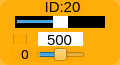
    <widget class="QWidget" name="widget_id20" native="true">
     <property name="geometry">
      <rect>
       <x>100</x>
       <y>240</y>
       <width>120</width>
       <height>65</height>
      </rect>
     </property>
     <property name="maximumSize">
      <size>
       <width>16777161</width>
       <height>16777215</height>
      </size>
     </property>
     <property name="styleSheet">
      <string notr="true">background-color: rgb(255, 170, 0, 200);
border-radius:10px;</string>
     </property>
     <widget class="QLabel" name="label_ID20">
      <property name="geometry">
       <rect>
        <x>40</x>
        <y>1</y>
        <width>45</width>
        <height>12</height>
       </rect>
      </property>
      <property name="minimumSize">
       <size>
        <width>0</width>
        <height>10</height>
       </size>
      </property>
      <property name="font">
       <font>
        <family>Arial</family>
        <pointsize>11</pointsize>
       </font>
      </property>
      <property name="styleSheet">
       <string notr="true">background-color: rgb(255, 255, 255， 0);
border-radius:0px;</string>
      </property>
      <property name="text">
       <string>ID:20</string>
      </property>
      <property name="alignment">
       <set>Qt::AlignCenter</set>
      </property>
     </widget>
     <widget class="QSlider" name="horizontalSlider_pulse_id20">
      <property name="geometry">
       <rect>
        <x>15</x>
        <y>16</y>
        <width>90</width>
        <height>12</height>
       </rect>
      </property>
      <property name="autoFillBackground">
       <bool>false</bool>
      </property>
      <property name="styleSheet">
       <string notr="true">QSlider{
	background: rgb(0, 0, 0);
	border-radius:0px;
}
QSlider::handle {/*设置中间的那个滑动的键*/                           background: rgb(255, 255, 255)}</string>
      </property>
      <property name="minimum">
       <number>0</number>
      </property>
      <property name="maximum">
       <number>1000</number>
      </property>
      <property name="pageStep">
       <number>1</number>
      </property>
      <property name="value">
       <number>500</number>
      </property>
      <property name="orientation">
       <enum>Qt::Horizontal</enum>
      </property>
     </widget>
     <widget class="QSlider" name="horizontalSlider_dev_id20">
      <property name="geometry">
       <rect>
        <x>35</x>
        <y>48</y>
        <width>50</width>
        <height>13</height>
       </rect>
      </property>
      <property name="styleSheet">
       <string notr="true">background-color: rgb(255, 255, 255， 0);</string>
      </property>
      <property name="minimum">
       <number>-125</number>
      </property>
      <property name="maximum">
       <number>125</number>
      </property>
      <property name="pageStep">
       <number>1</number>
      </property>
      <property name="orientation">
       <enum>Qt::Horizontal</enum>
      </property>
     </widget>
     <widget class="QLabel" name="label_id20">
      <property name="geometry">
       <rect>
        <x>10</x>
        <y>47</y>
        <width>30</width>
        <height>15</height>
       </rect>
      </property>
      <property name="minimumSize">
       <size>
        <width>0</width>
        <height>10</height>
       </size>
      </property>
      <property name="font">
       <font>
        <family>DejaVu Sans</family>
        <pointsize>10</pointsize>
       </font>
      </property>
      <property name="styleSheet">
       <string notr="true">background-color: rgb(255, 255, 255， 0);</string>
      </property>
      <property name="text">
       <string>0</string>
      </property>
      <property name="alignment">
       <set>Qt::AlignCenter</set>
      </property>
     </widget>
     <widget class="QLineEdit" name="lineEdit_id20">
      <property name="geometry">
       <rect>
        <x>38</x>
        <y>32</y>
        <width>45</width>
        <height>14</height>
       </rect>
      </property>
      <property name="sizePolicy">
       <sizepolicy hsizetype="Fixed" vsizetype="Fixed">
        <horstretch>0</horstretch>
        <verstretch>0</verstretch>
       </sizepolicy>
      </property>
      <property name="font">
       <font>
        <family>Arial</family>
        <pointsize>11</pointsize>
       </font>
      </property>
      <property name="autoFillBackground">
       <bool>false</bool>
      </property>
      <property name="styleSheet">
       <string notr="true">background-color: rgb(255, 255, 255);
border-radius:0px;</string>
      </property>
      <property name="text">
       <string>500</string>
      </property>
      <property name="maxLength">
       <number>1000</number>
      </property>
      <property name="alignment">
       <set>Qt::AlignCenter</set>
      </property>
      <property name="dragEnabled">
       <bool>false</bool>
      </property>
      <property name="readOnly">
       <bool>false</bool>
      </property>
     </widget>
     <widget class="QCheckBox" name="checkBox_id20">
      <property name="geometry">
       <rect>
        <x>13</x>
        <y>34</y>
        <width>15</width>
        <height>10</height>
       </rect>
      </property>
      <property name="text">
       <string/>
      </property>
     </widget>
    </widget>
